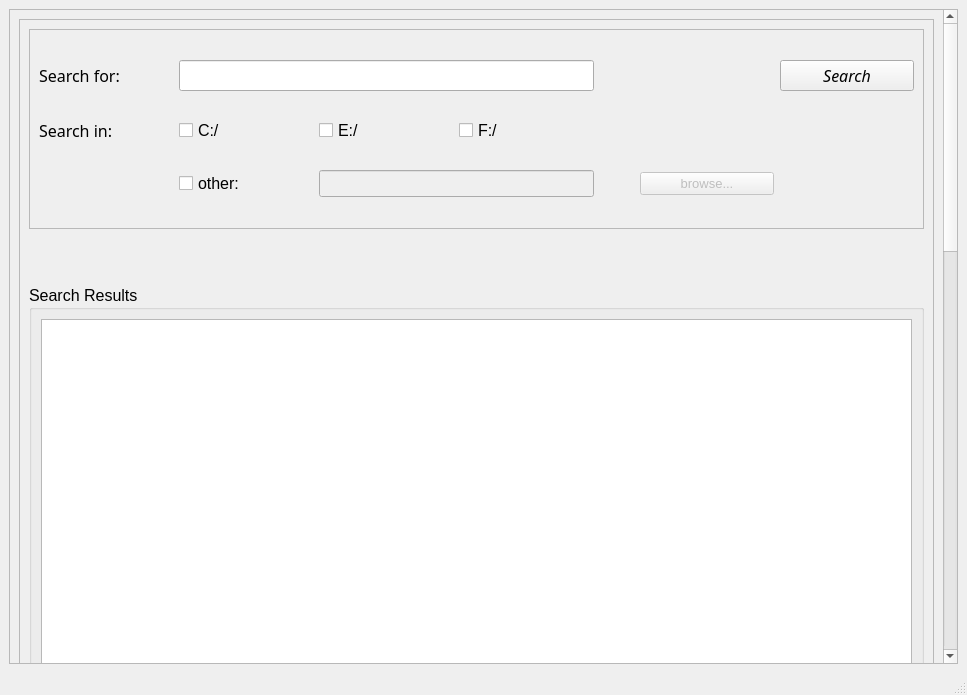
<?xml version="1.0" encoding="UTF-8"?>
<ui version="4.0">
 <class>MainWindow</class>
 <widget class="QMainWindow" name="MainWindow">
  <property name="geometry">
   <rect>
    <x>0</x>
    <y>0</y>
    <width>967</width>
    <height>695</height>
   </rect>
  </property>
  <property name="minimumSize">
   <size>
    <width>800</width>
    <height>0</height>
   </size>
  </property>
  <property name="windowTitle">
   <string>MainWindow</string>
  </property>
  <property name="whatsThis">
   <string/>
  </property>
  <widget class="QWidget" name="centralwidget">
   <layout class="QVBoxLayout" name="verticalLayout">
    <item>
     <widget class="QScrollArea" name="mainArea">
      <property name="font">
       <font>
        <pointsize>12</pointsize>
       </font>
      </property>
      <property name="styleSheet">
       <string notr="true"/>
      </property>
      <property name="widgetResizable">
       <bool>true</bool>
      </property>
      <widget class="QWidget" name="scrollAreaWidgetContents">
       <property name="geometry">
        <rect>
         <x>0</x>
         <y>0</y>
         <width>922</width>
         <height>1810</height>
        </rect>
       </property>
       <layout class="QVBoxLayout" name="verticalLayout_2">
        <item>
         <widget class="QFrame" name="frame">
          <property name="minimumSize">
           <size>
            <width>0</width>
            <height>0</height>
           </size>
          </property>
          <property name="font">
           <font>
            <pointsize>12</pointsize>
           </font>
          </property>
          <property name="frameShape">
           <enum>QFrame::StyledPanel</enum>
          </property>
          <property name="frameShadow">
           <enum>QFrame::Raised</enum>
          </property>
          <layout class="QVBoxLayout" name="verticalLayout_3">
           <item>
            <widget class="QFrame" name="SearchFrame">
             <property name="minimumSize">
              <size>
               <width>0</width>
               <height>200</height>
              </size>
             </property>
             <property name="maximumSize">
              <size>
               <width>16777215</width>
               <height>1000000</height>
              </size>
             </property>
             <property name="frameShape">
              <enum>QFrame::StyledPanel</enum>
             </property>
             <property name="frameShadow">
              <enum>QFrame::Raised</enum>
             </property>
             <layout class="QGridLayout" name="gridLayout">
              <item row="2" column="5">
               <widget class="QPushButton" name="browse">
                <property name="enabled">
                 <bool>false</bool>
                </property>
                <property name="font">
                 <font>
                  <pointsize>10</pointsize>
                 </font>
                </property>
                <property name="styleSheet">
                 <string notr="true"/>
                </property>
                <property name="text">
                 <string>browse...</string>
                </property>
               </widget>
              </item>
              <item row="0" column="0">
               <widget class="QLabel" name="Search_label">
                <property name="sizePolicy">
                 <sizepolicy hsizetype="Preferred" vsizetype="Preferred">
                  <horstretch>0</horstretch>
                  <verstretch>0</verstretch>
                 </sizepolicy>
                </property>
                <property name="font">
                 <font>
                  <family>Lucida Calligraphy</family>
                  <pointsize>12</pointsize>
                 </font>
                </property>
                <property name="text">
                 <string>Search for: </string>
                </property>
               </widget>
              </item>
              <item row="2" column="1">
               <widget class="QCheckBox" name="other">
                <property name="text">
                 <string>other:</string>
                </property>
               </widget>
              </item>
              <item row="2" column="4">
               <spacer name="horizontalSpacer">
                <property name="orientation">
                 <enum>Qt::Horizontal</enum>
                </property>
                <property name="sizeType">
                 <enum>QSizePolicy::Fixed</enum>
                </property>
                <property name="sizeHint" stdset="0">
                 <size>
                  <width>40</width>
                  <height>20</height>
                 </size>
                </property>
               </spacer>
              </item>
              <item row="0" column="1" colspan="3">
               <widget class="QLineEdit" name="Search_entry">
                <property name="sizePolicy">
                 <sizepolicy hsizetype="Expanding" vsizetype="Preferred">
                  <horstretch>0</horstretch>
                  <verstretch>0</verstretch>
                 </sizepolicy>
                </property>
                <property name="font">
                 <font>
                  <pointsize>12</pointsize>
                 </font>
                </property>
               </widget>
              </item>
              <item row="1" column="0">
               <widget class="QLabel" name="path_label">
                <property name="font">
                 <font>
                  <family>Lucida Calligraphy</family>
                  <pointsize>12</pointsize>
                 </font>
                </property>
                <property name="text">
                 <string>Search in: </string>
                </property>
               </widget>
              </item>
              <item row="1" column="3">
               <widget class="QCheckBox" name="F">
                <property name="text">
                 <string>F:/</string>
                </property>
               </widget>
              </item>
              <item row="2" column="2" colspan="2">
               <widget class="QLineEdit" name="custom_path">
                <property name="enabled">
                 <bool>false</bool>
                </property>
               </widget>
              </item>
              <item row="0" column="6">
               <widget class="QPushButton" name="Search_btn">
                <property name="font">
                 <font>
                  <family>Lucida Fax</family>
                  <pointsize>12</pointsize>
                  <italic>true</italic>
                 </font>
                </property>
                <property name="text">
                 <string>Search</string>
                </property>
               </widget>
              </item>
              <item row="1" column="2">
               <widget class="QCheckBox" name="E">
                <property name="text">
                 <string>E:/</string>
                </property>
               </widget>
              </item>
              <item row="1" column="1">
               <widget class="QCheckBox" name="C">
                <property name="text">
                 <string>C:/</string>
                </property>
               </widget>
              </item>
             </layout>
            </widget>
           </item>
           <item>
            <spacer name="verticalSpacer">
             <property name="orientation">
              <enum>Qt::Vertical</enum>
             </property>
             <property name="sizeType">
              <enum>QSizePolicy::Fixed</enum>
             </property>
             <property name="sizeHint" stdset="0">
              <size>
               <width>20</width>
               <height>50</height>
              </size>
             </property>
            </spacer>
           </item>
           <item>
            <widget class="QGroupBox" name="Results">
             <property name="minimumSize">
              <size>
               <width>0</width>
               <height>1500</height>
              </size>
             </property>
             <property name="title">
              <string>Search Results</string>
             </property>
             <layout class="QVBoxLayout" name="verticalLayout_4">
              <item>
               <widget class="QTextEdit" name="results_area">
                <property name="cursor" stdset="0">
                 <cursorShape>ArrowCursor</cursorShape>
                </property>
                <property name="frameShape">
                 <enum>QFrame::StyledPanel</enum>
                </property>
                <property name="readOnly">
                 <bool>true</bool>
                </property>
               </widget>
              </item>
             </layout>
            </widget>
           </item>
          </layout>
         </widget>
        </item>
       </layout>
      </widget>
     </widget>
    </item>
   </layout>
  </widget>
  <widget class="QMenuBar" name="menubar">
   <property name="geometry">
    <rect>
     <x>0</x>
     <y>0</y>
     <width>967</width>
     <height>26</height>
    </rect>
   </property>
  </widget>
  <widget class="QStatusBar" name="statusbar"/>
 </widget>
 <resources/>
 <connections/>
</ui>
